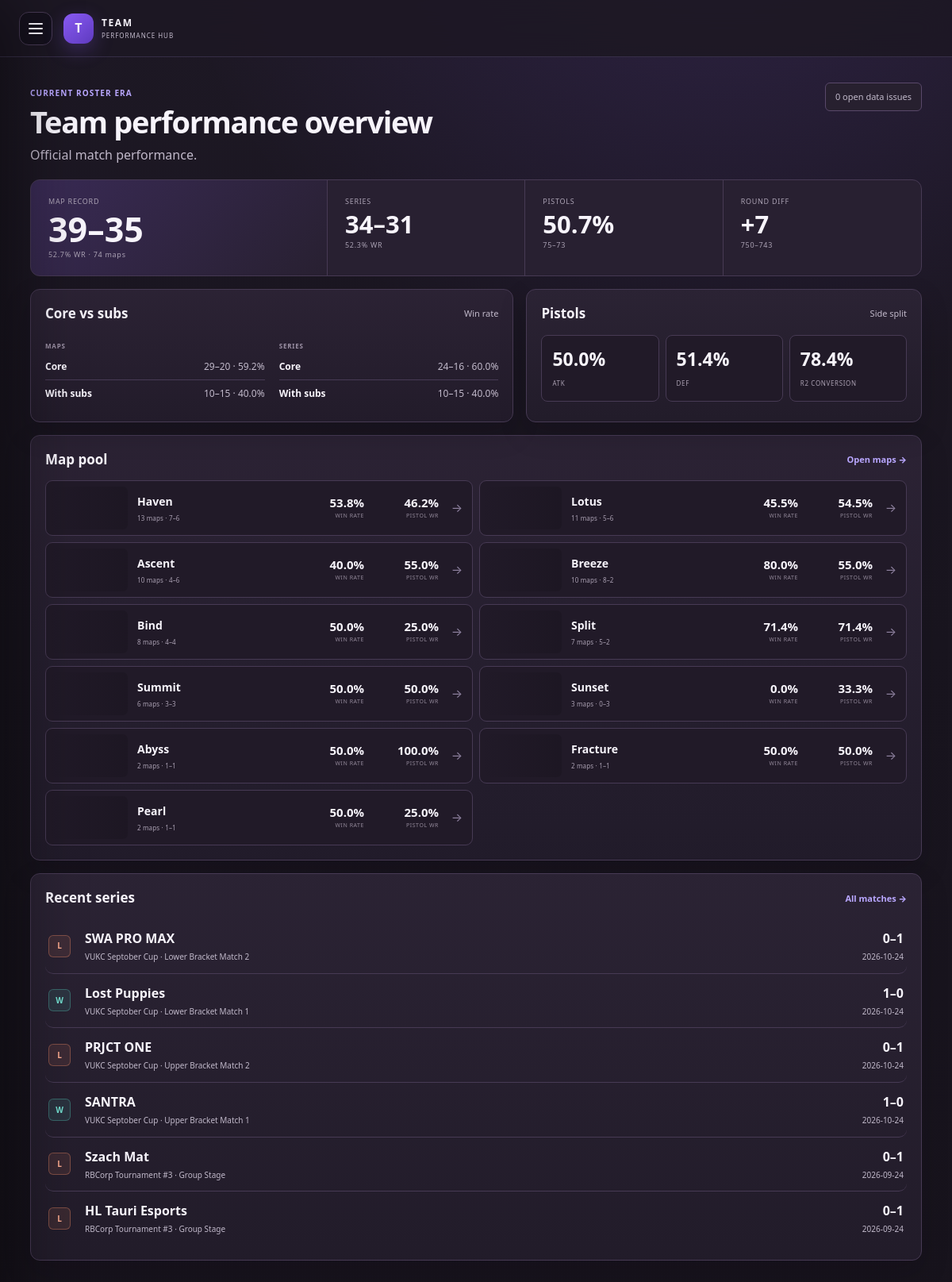
The page / on the database its author committed.
### tables this page shows
CREATE TABLE series (
    id INTEGER PRIMARY KEY,
    event_id INTEGER NOT NULL REFERENCES events(id) ON DELETE CASCADE,
    series_key TEXT NOT NULL UNIQUE,
    stage TEXT,
    opponent TEXT NOT NULL,
    played_at TEXT,
    best_of INTEGER NOT NULL DEFAULT 1,
    maps_won INTEGER NOT NULL DEFAULT 0,
    maps_lost INTEGER NOT NULL DEFAULT 0,
    result TEXT CHECK(result IN ('W','L','D','N/A')),
    roster_category TEXT,
    is_bye INTEGER NOT NULL DEFAULT 0,
    bye_result TEXT,
    notes TEXT
);

CREATE TABLE events (
    id INTEGER PRIMARY KEY,
    slug TEXT NOT NULL UNIQUE,
    name TEXT NOT NULL,
    competition TEXT NOT NULL,
    event_notes TEXT,
    placement_text TEXT,
    first_date TEXT,
    last_date TEXT
);

### app/main.py (the view)
@app.get("/", response_class=HTMLResponse)
def overview(request: Request):
    with connect() as con:
        map_totals = con.execute("""SELECT COUNT(*) maps,SUM(result='W') wins,SUM(result='L') losses,SUM(score_for) rounds_for,SUM(score_against) rounds_against FROM maps""").fetchone()
        series_totals = con.execute("""SELECT COUNT(*) series,SUM(result='W') wins,SUM(result='L') losses FROM series WHERE is_bye=0""").fetchone()
        pistol = con.execute("""SELECT SUM(pistol_wins) wins,SUM(pistol_played) played,SUM(attack_wins) attack_wins,SUM(attack_played) attack_played,SUM(defense_wins) defense_wins,SUM(defense_played) defense_played,SUM(conversion_wins) conversion_wins,SUM(conversion_opportunities) conversion_opportunities FROM map_pistols""").fetchone()
        roster = con.execute("""SELECT roster_category,COUNT(*) maps,SUM(result='W') wins,SUM(result='L') losses FROM maps GROUP BY roster_category ORDER BY maps DESC""").fetchall()
        map_roster_split = con.execute("""SELECT CASE WHEN roster_category='core' THEN 'core' ELSE 'with_subs' END context,COUNT(*) played,SUM(result='W') wins,SUM(result='L') losses FROM maps GROUP BY context ORDER BY context""").fetchall()
        series_roster_split = con.execute("""SELECT CASE WHEN roster_category='core' THEN 'core' ELSE 'with_subs' END context,COUNT(*) played,SUM(result='W') wins,SUM(result='L') losses FROM series WHERE is_bye=0 GROUP BY context ORDER BY context""").fetchall()
        map_pool = con.execute("""SELECT m.map_name,MAX(m.map_image_url) map_image_url,COUNT(*) games,SUM(m.result='W') wins,SUM(m.result='L') losses,SUM(p.pistol_wins) pistol_wins,SUM(p.pistol_played) pistol_played,SUM(m.score_for)-SUM(m.score_against) round_diff FROM maps m JOIN map_pistols p ON p.map_id=m.id GROUP BY m.map_name ORDER BY games DESC,m.map_name""").fetchall()
        recent = con.execute("""SELECT s.*,e.name event_name FROM series s JOIN events e ON e.id=s.event_id WHERE s.is_bye=0 ORDER BY s.played_at DESC LIMIT 6""").fetchall()
        open_issues = con.execute("SELECT COUNT(*) FROM data_issues WHERE resolved=0").fetchone()[0]
    return templates.TemplateResponse(request, "overview.html", {"map_totals":map_totals,"series_totals":series_totals,"pistol":pistol,"roster":roster,"map_roster_split":map_roster_split,"series_roster_split":series_roster_split,"map_pool":map_pool,"recent":recent,"open_issues":open_issues})

### app/templates/overview.html (shortened to what this page needs)
{% extends 'base.html' %}
{% block content %}
<header class="page-head hero-head overview-head"><div><span class="eyebrow">CURRENT ROSTER ERA</span><h1>Team performance overview</h1><p>Official match performance.</p></div><a class="health-pill {% if open_issues %}warn{% endif %}" href="/data-health">{{ open_issues }} open data issue{% if open_issues != 1 %}s{% endif %}</a></header>
<section class="overview-scoreboard">
  <article class="overview-primary"><span>MAP RECORD</span><strong>{{ map_totals.wins }}–{{ map_totals.losses }}</strong><small>{{ pct(map_totals.wins,map_totals.maps) }}% WR · {{ map_totals.maps }} maps</small></article>
  <article><span>SERIES</span><b>{{ series_totals.wins }}–{{ series_totals.losses }}</b><small>{{ pct(series_totals.wins,series_totals.series) }}% WR</small></article>
  <article><span>PISTOLS</span><b>{{ pct(pistol.wins,pistol.played) }}%</b><small>{{ pistol.wins }}–{{ pistol.played-pistol.wins }}</small></article>
  <article><span>ROUND DIFF</span><b>{% if map_totals.rounds_for-map_totals.rounds_against >= 0 %}+{% endif %}{{ map_totals.rounds_for-map_totals.rounds_against }}</b><small>{{ map_totals.rounds_for }}–{{ map_totals.rounds_against }}</small></article>
</section>
<section class="overview-columns">
  <div class="panel overview-module"><div class="panel-head"><h2>Core vs subs</h2><span>Win rate</span></div><div class="overview-split-list"><div><small>MAPS</small>{% for r in map_roster_split %}<div class="compare-row"><b>{{roster_label(r.context)}}</b><span>{{r.wins}}–{{r.losses}} · {{pct(r.wins,r.played)}}%</span></div>{% endfor %}</div><div><small>SERIES</small>{% for r in series_roster_split %}<div class="compare-row"><b>{{roster_label(r.context)}}</b><span>{{r.wins}}–{{r.losses}} · {{pct(r.wins,r.played)}}%</span></div>{% endfor %}</div></div></div>
  <div class="panel overview-module"><div class="panel-head"><h2>Pistols</h2><span>Side split</span></div><div class="overview-pistol"><div><b>{{pct(pistol.attack_wins,pistol.attack_played)}}%</b><span>ATK</span></div><div><b>{{pct(pistol.defense_wins,pistol.defense_played)}}%</b><span>DEF</span></div><div><b>{{pct(pistol.conversion_wins,pistol.conversion_opportunities)}}%</b><span>R2 conversion</span></div></div></div>
</section>
<section class="panel overview-module"><div class="panel-head"><h2>Map pool</h2><a href="/maps">Open maps →</a></div><div class="overview-map-list">{% for m in map_pool %}<a href="/maps" class="overview-map-row"><div class="overview-map-thumb" {% if m.map_image_url %}style="--overview-map:url('{{m.map_image_url}}')"{% endif %}></div><div class="overview-map-name"><b>{{m.map_name}}</b><span>{{m.games}} maps · {{m.wins}}–{{m.losses}}</span></div><div class="overview-map-stat"><strong>{{pct(m.wins,m.games)}}%</strong><small>Win rate</small></div><div class="overview-map-stat"><strong>{{pct(m.pistol_wins,m.pistol_played)}}%</strong><small>Pistol WR</small></div><span class="overview-map-arrow">→</span></a>{% endfor %}</div></section>
<section class="panel overview-module"><div class="panel-head"><h2>Recent series</h2><a href="/matches">All matches →</a></div><div class="match-list">{% for s in recent %}<a class="match-row clickable" href="/matches/{{ s.id }}"><span class="result {{ s.result|lower }}">{{ s.result }}</span><div><b>{{ s.opponent }}</b><small>{{ s.event_name }}{% if s.stage %} · {{ s.stage }}{% endif %}</small></div><div class="score">{{ s.maps_won }}–{{ s.maps_lost }}<small>{{ s.played_at[:10] if s.played_at else '' }}</small></div></a>{% endfor %}</div></section>
{% endblock %}

### rows shown on the page
series: result "L", opponent "SWA PRO MAX", event_name "VUKC Septober Cup", stage "Lower Bracket Match 2", maps_won "0", maps_lost "1", played_at "2026-10-24"
series: result "W", opponent "Lost Puppies", event_name "VUKC Septober Cup", stage "Lower Bracket Match 1", maps_won "1", maps_lost "0", played_at "2026-10-24"
series: result "L", opponent "PRJCT ONE", event_name "VUKC Septober Cup", stage "Upper Bracket Match 2", maps_won "0", maps_lost "1", played_at "2026-10-24"
series: result "W", opponent "SANTRA", event_name "VUKC Septober Cup", stage "Upper Bracket Match 1", maps_won "1", maps_lost "0", played_at "2026-10-24"
series: result "L", opponent "Szach Mat", event_name "RBCorp Tournament #3", stage "Group Stage", maps_won "0", maps_lost "1", played_at "2026-09-24"
series: result "L", opponent "HL Tauri Esports", event_name "RBCorp Tournament #3", stage "Group Stage", maps_won "0", maps_lost "1", played_at "2026-09-24"

### other values the page prints
{{ open_issues }} "0"
{{ map_totals.wins }} "39"
{{ map_totals.losses }} "35"
{{ pct(map_totals.wins,map_totals.maps) }} "52.7"
{{ map_totals.maps }} "74"
{{ series_totals.wins }} "34"
{{ series_totals.losses }} "31"
{{ pct(series_totals.wins,series_totals.series) }} "52.3"
{{ pct(pistol.wins,pistol.played) }} "50.7"
{{ pistol.wins }} "75"
{{ pistol.played-pistol.wins }} "73"
{{ map_totals.rounds_for-map_totals.rounds_against }} "7"
{{ map_totals.rounds_for }} "750"
{{ map_totals.rounds_against }} "743"
{{ roster_label(r.context) }} "Core" "With subs"
